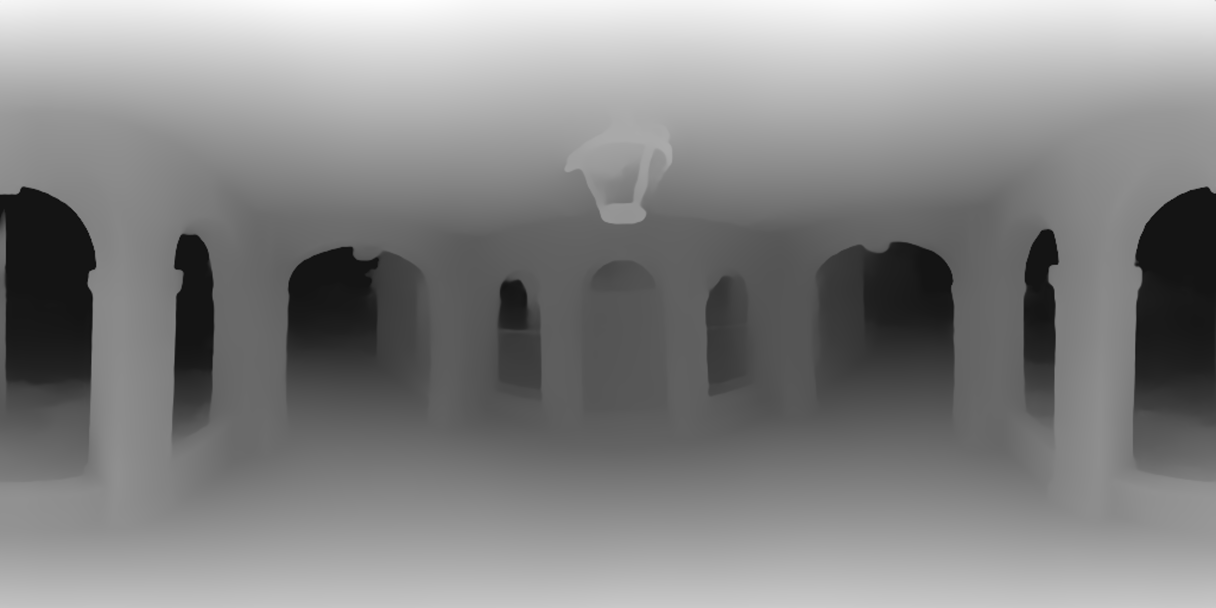
#> input picture vr360_depthmap_to_obj/simpletexball_depth.jpg, 6080 x 3040 px (shown at 1/5 size)
$ python simple_texball.py
#> lines starting #> are read from the running program, lines starting #| are printed output that depends on the picture
### vr360_depthmap_to_obj/objfile.py
"""
objfile.py - A simple library for saving 3D model data to Wavefront OBJ files.
"""

import os
import math


def write_obj_file(objfn, mtlfn, verts, faces, normals=None, tex=None, swapyz=False):
    '''
    Count for normals compared to count for verts and faces identifies whether face or vertex normals are being used.
    '''
    normaltype = 'none'
    if normals:
        if len(normals) == len(faces):
            normaltype = 'face'
        elif len(normals) == len(verts):
            normaltype = 'vertex'
        else:
            print('Error: Normals count does not match vertices or faces!')
            return False
    with open(objfn + '.obj', 'w') as f:
        f.write('# Textured 360-degree depthmap adjusted sphere OBJ example.\n')
        f.write('mtllib ' + mtlfn + '.mtl\n')
        f.write('o texball3d\n')
        # Vertices
        f.write('# Vertices\n')
        for vert in verts:
            vstr = 'v ' + str(vert[0]) + ' '
            if not swapyz:
                vstr = vstr + str(vert[1]) + ' '
                vstr = vstr + str(vert[2]) + '\n'
            else:
                vstr = vstr + str(vert[2]) + ' '
                vstr = vstr + str(vert[1]) + '\n'
            f.write(vstr)
        # Vertex normals
        if normals:
            f.write('# Vertex normals\n')
            for norm in normals:
                vstr = 'vn ' + str(norm[0]) + ' '
                vstr = vstr + str(norm[1]) + ' '
                vstr = vstr + str(norm[2]) + '\n'
                f.write(vstr)
        # Texture coordinates
        if tex:
            f.write('# Texture coordinates\n')
            for tc in tex:
                vstr = 'vt ' + str(tc[0]) + ' '
                vstr = vstr + str(tc[1]) + '\n'
                f.write(vstr)
        # Triangle faces vnum/vtex/vnorm
        f.write('# Triangle faces\n')
        f.write('g texball3d\n')
        f.write('usemtl imagetexture\n')
        for c in range(0, len(faces)):
            vts = []
            # normaltype = 'vertex' or 'face'
            norms = []
            for i in range(0, len(faces[c])):
                if normals:
                    if normaltype == 'vertex':
                        norms.append(str(faces[c][i] + 1))
                    else:
                        norms.append(str(c + 1))
                else:
                    norms.append('')
                if tex:
                    vts.append(str(faces[c][i] + 1))
                else:
                    vts.append('')
            vstr = 'f '
            for i in range(0, len(faces[c])):
                vstr = vstr + str(faces[c][i] + 1) + '/' + vts[i] + '/' + norms[i]
                if i != len(faces[c]) - 1:
                    vstr = vstr + ' '
                else:
                    vstr = vstr + '\n'
            f.write(vstr)

def write_mtl_file(mtlfn, imfn):
    with open(mtlfn + '.mtl', 'w') as f:
        f.write('# Textured depth mapped sphere MTL example.\n')
        f.write('\n')
        f.write('newmtl imagetexture\n')
        f.write('Ns 0.000000\n')
        f.write('Ka 1.000000 1.000000 1.000000\n')
        f.write('Ks 0.000000 0.000000 0.000000\n')
        f.write('Ke 0.000000 0.000000 0.000000\n')
        f.write('Ni 1.450000\n')
        f.write('d 1.000000\n')
        f.write('illum 1\n')
        f.write('map_Kd ' + imfn + '\n')

# [2 lines that do not run on import are left out]

### vr360_depthmap_to_obj/simple_texball.py
import math
from PIL import Image


# IMAGE OPERATIONS

def load_image(fn, maxwid=None):
#> called with fn = 'simpletexball_depth.jpg', maxwid = 304
    im = Image.open(fn)
#> im is the input picture: PIL image 6080x3040 L; min 0, max 255, mean 132.4
    if maxwid != None:
        w, h = im.size
#> w = 6080; h = 3040
        print("Original image size is " + str(w) + " x " + str(h))
#| Original image size is 6080 x 3040
        if w > maxwid:
            asp = w / h
#> asp = 2
            nh = int(maxwid / asp)
#> nh = 152
            #im = im.resize((maxwid, nh), Image.Resampling.LANCZOS)
            im = im.resize((maxwid, nh))
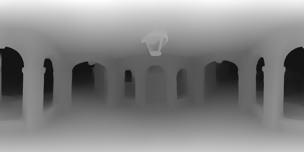
#> im: PIL image 304x152 L; min 12, max 253, mean 132.4
            print("Image resized to " + str(maxwid) + " x " + str(nh))
#| Image resized to 304 x 152
    im = im.convert('RGB')
#> im: PIL image 304x152 RGB
    return im

def get_sphere_texture_coords(imw, imh):
    tcs = []
    tcs.append([0.5, 1])
    for y in range(1, imh - 1):
        ty = 1 - (y / (imh - 1))
        for x in range(0, imw):
            tx = 1 - (x / (imw - 1))
            tcs.append([tx, ty])
    tcs.append([0.5, 0])
    return tcs


# SPHERE 3D CONSTRUCTION

def sphere_with_seam(latincs, longincs):
    '''
    With a seam we get a sphere where the vertical edge
    is duplicated so that we can texture it properly.
    '''
    # Create half circle cross section
    xs = []
    xs.append([0, 1])
    ainc = math.pi / (latincs - 1)
    for c in range(1, latincs - 1):
        x = math.sin(c * ainc)
        y = math.cos(c * ainc)
        xs.append([x, y])
    xs.append([0, -1])
    vertices = []
    faces = []
    numpts = latincs
    # Create vertices
    for c in range(0, numpts):
        y = xs[c][0]
        z = xs[c][1]
        if c == 0 or c == (numpts - 1):
            vertices.append([0, 0, z])
        else:
            for xincs in range(0, longincs):
                pangle = (xincs / (longincs - 1)) * (2 * math.pi)
                vertices.append([y * math.sin(pangle), y * math.cos(pangle), z])
    ev = len(vertices) - 1
    # Create faces
    for c in range(0, numpts):
        for xincs in range(0, longincs - 1):
            if c==0:
                tl = 0
                bl = ((c + 1) * longincs) + xincs - longincs + 1
                if xincs < (longincs - 1):
                    br = ((c + 1) * longincs) + xincs + 1 - longincs + 1
                else:
                    br = ((c + 1) * longincs) + xincs + 1 - longincs + 1 - longincs
                faces.append([tl, br, bl])
            elif c == (numpts - 1):
                tl = (ev - longincs) + xincs
                if xincs < (longincs - 1):
                    tr = tl + 1
                else:
                    tr = ev - longincs
                bl = ev
                faces.append([tl, tr, bl])
            elif c < (numpts - 2):
                tl = (c * longincs) + xincs - longincs + 1
                bl = ((c + 1) * longincs) + xincs - longincs + 1
                if xincs < (longincs - 1):
                    tr = (c * longincs) + xincs + 1 - longincs + 1
                    br = ((c + 1) * longincs) + xincs + 1 - longincs + 1
                faces.append([tl, tr, br, bl])
    return [vertices, faces]


# DEPTH ADJUSTMENT

def adjust_sphere_depth(verts, dim, wrad, brad):
    """
    Adjust radius EXCEPT at zenith (top) and nadir (bottom).
    wrad is the radius for white pixels (i.e NEAREST DISTANCE).
    brad similarly is for black pixels (i.e. FARTHEST DISTANCE).
    """
    nverts = []
    dw, dh = dm.size
    dpix = dim.load()
    # Calculate depth for top / zenith vertex
    col = dpix[int(dw / 2), 0]
    din = 1 - (float(col[0]) / 256)
    dep = (din * (brad - wrad)) + wrad
    nverts.append([verts[0][0] * dep, verts[0][1] * dep, verts[0][2] * dep])
    # Calculate depth for all vertices between top and bottom ones
    for y in range(1, dh - 1):
        for x in range(0, dw):
            col = dpix[(dw - 1) - x, y]
            din = 1 - (float(col[0]) / 256)
            dep = (din * (brad - wrad)) + wrad
            ind = 1 + ((y - 1) * dw) + x
            nverts.append([verts[ind][0] * dep, verts[ind][1] * dep, verts[ind][2] * dep])
    # Calculate depth for bottom / nadir vertex
    col = dpix[int(dw / 2), dh - 1]
    din = 1 - (float(col[0]) / 256)
    dep = (din * (brad - wrad)) + wrad
    nverts.append([verts[-1][0] * dep, verts[-1][1] * dep, verts[-1][2] * dep])
    # Now smooth the seam by averaging
    for y in range(1, dh - 1):
        ind0 = 1 + ((y - 1) * dw)
        ind1 = 1 + ((y - 1) * dw) + (dw - 1)
        vec0 = nverts[ind0]
        vec1 = nverts[ind1]
        nverts[ind0] = [(vec0[0] + vec1[0]) /2, (vec0[1] + vec1[1]) /2, (vec0[2] + vec1[2]) /2]
        nverts[ind1] = nverts[ind0]
    return nverts


# RUN THE EXAMPLE CODE

if __name__ == '__main__':
    import objfile as obj
    srad = 2
    erad = 15
    print("Simple Textured Ball to OBJ test.")
    dm = load_image("simpletexball_depth.jpg", maxwid=304) # 5% of RGB width
    dw, dh = dm.size
#> dw = 304; dh = 152
    verts, tris = sphere_with_seam(dh, dw)
    verts = adjust_sphere_depth(verts, dm, srad, erad)
#> in adjust_sphere_depth, `col = dpix[int(dw / 2), 0]`: col = (244, 244, 244)
#> in adjust_sphere_depth, `din = 1 - (float(col[0]) / 256)`: din = 0.0469
#> in adjust_sphere_depth, `dep = (din * (brad - wrad)) + wrad`: dep = 2.61
#> after the loop in adjust_sphere_depth, `for y in range(1, dh - 1):`: nverts = 45601 items
#> in adjust_sphere_depth, `col = dpix[int(dw / 2), dh - 1]`: col = (199, 199, 199)
#> in adjust_sphere_depth, `din = 1 - (float(col[0]) / 256)`: din = 0.223
#> in adjust_sphere_depth, `dep = (din * (brad - wrad)) + wrad`: dep = 4.89
#> the loop in adjust_sphere_depth, `for y in range(1, dh - 1):` made 150 passes
#> (vec0, vec1) on passes 1 to 12: ([0, 0.0606, 2.91], [-1.38e-17, 0.0564, 2.71]), ([0, 0.125, 3.01], [-2.97e-17, 0.121, 2.91]), ([0, 0.198, 3.16], [-4.68e-17, 0.191, 3.06]), ([0, 0.276, 3.31], [-6.66e-17, 0.272, 3.26]), ([0, 0.361, 3.45], [-8.83e-17, 0.361, 3.45]), ([0, 0.451, 3.6], [-1.11e-16, 0.451, 3.6]), ([0, 0.548, 3.74], [-1.36e-16, 0.556, 3.79]), ([0, 0.659, 3.93], [-1.62e-16, 0.659, 3.93]), ([0, 0.779, 4.11], [-1.91e-16, 0.779, 4.11]), ([0, 0.906, 4.29], [-2.19e-16, 0.896, 4.24]), ([0, 1.04, 4.47], [-2.52e-16, 1.03, 4.42]), ([0, 1.17, 4.6], [-2.87e-16, 1.17, 4.6])
#> after the loop in adjust_sphere_depth, `for y in range(1, dh - 1):`: nverts = 45602 items
#> verts = 45602 items
    texcoords = get_sphere_texture_coords(dw, dh)
    obj.write_obj_file("simpletexball", "simpletexball", verts, tris, None, texcoords, swapyz=True)
#> the loop in write_obj_file, `for vert in verts:` made 45602 passes
#> (vert, vstr) on passes 1 to 12: ([0, 0, 2.61], 'v 0.0 2.609375 '), ([-6.91e-18, 0.0585, 2.81], 'v -6.90672159846865e-18 '), ([0.00124, 0.0596, 2.86], 'v 0.0012351272899175203 '), ([0.00247, 0.0595, 2.86], 'v 0.0024697234867648386 '), ([0.0037, 0.0595, 2.86], 'v 0.003703257725836757 '), ([0.00494, 0.0594, 2.86], 'v 0.004935199599059895 '), ([0.00606, 0.0582, 2.81], 'v 0.006055680703690945 '), ([0.00726, 0.0581, 2.81], 'v 0.007261085337253313 '), ([0.00846, 0.0579, 2.81], 'v 0.008463367772693884 '), ([0.00966, 0.0577, 2.81], 'v 0.009662011039919698 '), ([0.0109, 0.0575, 2.81], 'v 0.010856499733645756 '), ([0.0123, 0.0583, 2.86], 'v 0.012263823239257746 ')
#> vstr on passes 67, 69, 74, 75, 76, 77: 'v 0.05397188244697407 2.659580535276976 ', 'v 0.05443273697184891 2.659580535276976 ', 'v 0.05306748702097368 2.558040015574772 ', 'v 0.0531418170293109 2.558040015574772 ', 'v 0.05319329655819344 2.558040015574772 ', 'v 0.0521655908839179 2.5072697557236694 '
    obj.write_mtl_file("simpletexball", "simpletexball_rgb.jpg")
    print("Finished.")
